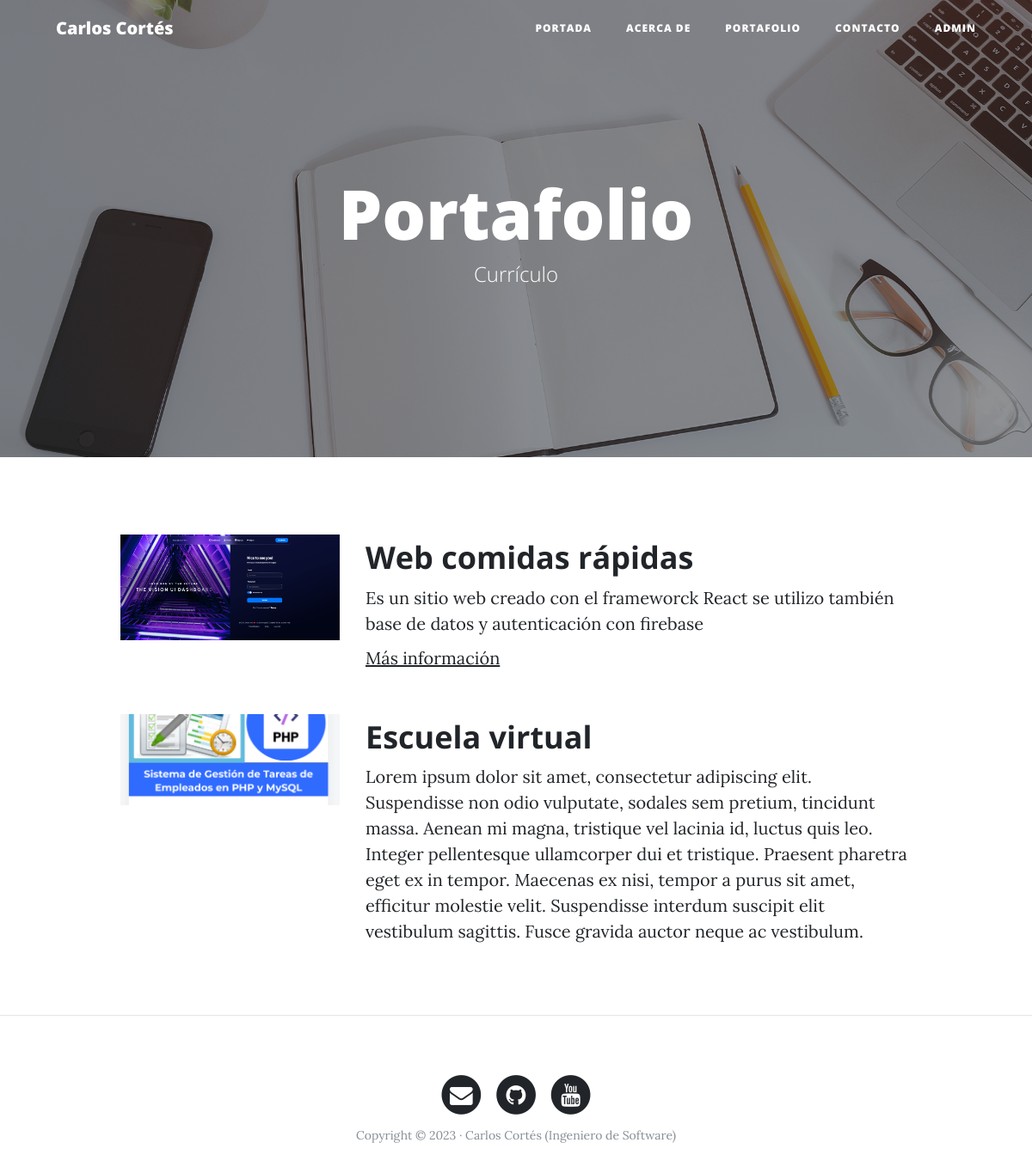
The page /portfolio/ on the database its author committed.
### portfolio/models.py (models this page shows, shortened)
class Project(models.Model):
    title = models.CharField(max_length=200, verbose_name="Título")
    author = models.CharField(max_length=100, verbose_name="Autor")
    description = models.TextField(verbose_name="Descripción")
    link = models.URLField(null=True, blank=True, verbose_name="Enlace")
    image = models.ImageField(verbose_name="Imagen", upload_to="projects")
    created = models.DateTimeField(
        auto_now_add=True, verbose_name="Fecha de creación")
    updated = models.DateTimeField(
        auto_now=True, verbose_name="Fecha de edición")
    class Meta:
        verbose_name = "proyecto"
        verbose_name_plural = "proyectos"
        ordering = ["-created"]

### portfolio/views.py (the view)
# urls.py: path("portfolio/", portfolio_views.portfolio, name="portfolio"),
def portfolio(request):
    project = Project.objects.all()
    return render(request, 'portfolio/portfolio.html', {'projects': project})

### portfolio/templates/portfolio/portfolio.html (shortened to what this page needs)
{% extends "core/base.html" %}
{% load static %}
{% block img_background %}{% static 'core/img/portfolio-bg.jpg' %}{% endblock img_background %}
{% block headers %}
<h1>Portafolio</h1>
<span class="subheading">Currículo</span>
{% endblock headers %}
{% block content %}
{% for project in projects %}
<div class="row project">
<div class="col-lg-3 col-md-4 offset-lg-1">
    <img class="img-fluid" src="{{project.image.url}}" alt="imagen del home">
</div>
<div class="col-lg-7 col-md-8">
    <h2 class="section-heading title">{{project.title}}</h2>
    <p>{{project.description}}</p>
    {% if project.link %}
	<p><a href="{{project.link}}" target="blank">Más información</a></p>
    {% endif %}
</div>
</div>
{% endfor %}
{% endblock content %}

### core/templates/core/base.html (shortened to what this page needs)
<!DOCTYPE html>
<html lang="es">
  <head>
    {% load static %}
    <link href="{% static 'core/vendor/bootstrap/css/bootstrap.min.css' %}" rel="stylesheet">
    <link href="{% static 'core/vendor/font-awesome/css/font-awesome.min.css' %}" rel="stylesheet"
      type="text/css">
    <link href="{% static 'core/css/clean-blog.min.css' %}" rel="stylesheet">
  </head>
  <body>
    <nav class="navbar navbar-expand-lg navbar-light fixed-top" id="mainNav">
      <div class="container">
        <a class="navbar-brand" href="{% url "home" %}">Carlos Cortés</a>
        <div class="collapse navbar-collapse" id="navbarResponsive">
          <ul class="navbar-nav ml-auto">
            <li class="nav-item">
              <a class="nav-link" href="{% url "home" %}">Portada</a>
            </li>
            <li class="nav-item">
              <a class="nav-link" href="{% url "aboutme" %}">Acerca de</a>
            </li>
            <li class="nav-item">
              <a class="nav-link" href="{% url "portfolio" %}">Portafolio</a>
            </li>
            <li class="nav-item">
              <a class="nav-link" href="{% url "contact" %}">Contacto</a>
            </li>
            <li class="nav-item">
              <a class="nav-link" href="{% url "admin:index" %}" target="_blank">Admin</a>
            </li>
          </ul>
        </div>
      </div>
    </nav>
    <header class="masthead" style="background-image: url('{% block img_background %}{% endblock img_background %}')">
      <div class="overlay"></div>
      <div class="container">
        <div class="row">
          <div class="col-lg-8 col-md-10 mx-auto">
            <div class="site-heading">
              {% block headers %}{% endblock headers %}
            </div>
          </div>
        </div>
      </div>
    </header>
    <div class="container">
        {% block content %}{% endblock content %}
    </div>
    {% if request.path != '/' %}<hr>{% endif %}
    <footer>
      <div class="container">
        <div class="row">
          <div class="col-lg-8 col-md-10 mx-auto">
            <ul class="list-inline text-center">
              <li class="list-inline-item">
                <a href="#">
                  <span class="fa-stack fa-lg">
                    <i class="fa fa-circle fa-stack-2x"></i>
                    <i class="fa fa-envelope fa-stack-1x fa-inverse"></i>
                  </span>
                </a>
              </li>
              <li class="list-inline-item">
                <a href="#">
                  <span class="fa-stack fa-lg">
                    <i class="fa fa-circle fa-stack-2x"></i>
                    <i class="fa fa-github fa-stack-1x fa-inverse"></i>
                  </span>
                </a>
              </li>
              <li class="list-inline-item">
                <a href="#">
                  <span class="fa-stack fa-lg">
                    <i class="fa fa-circle fa-stack-2x"></i>
                    <i class="fa fa-youtube fa-stack-1x fa-inverse"></i>
                  </span>
                </a>
              </li>
            </ul>
            <p class="copyright text-muted">Copyright &copy; 2023 · Carlos Cortés
              (Ingeniero de Software) </p>
          </div>
        </div>
      </div>
    </footer>
  </body>
</html>

### rows shown on the page
Project: image (picture), title "Web comidas rápidas", description "Es un sitio web creado con el frameworck React se utilizo también base de datos y autenticación con firebase"
Project: image (picture), title "Escuela virtual", description "Lorem ipsum dolor sit amet, consectetur adipiscing elit. Suspendisse non odio vulputate, sodales sem pretium, tincidunt massa. Aenean mi magna, tristique vel lacinia id, luctus quis leo. Integer pellentesque ullamcorper dui et tristique. Praesent pharetra eget ex in tempor. Maecenas ex nisi, tempor a purus sit amet, efficitur molestie velit. Suspendisse interdum suscipit elit vestibulum sagittis. Fusce gravida auctor neque ac vestibulum."
